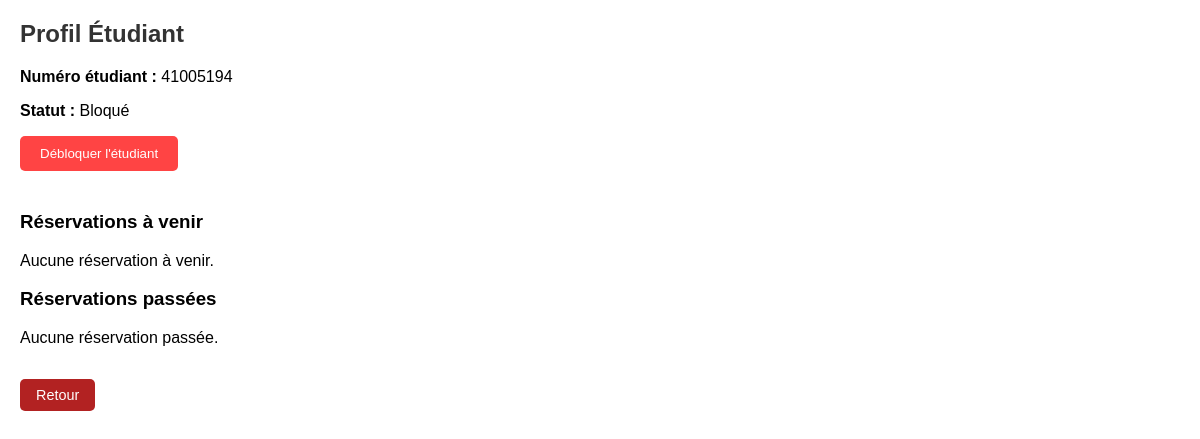
The page /profilEtudiant/41005194/ (signed in) on the database as committed earlier.
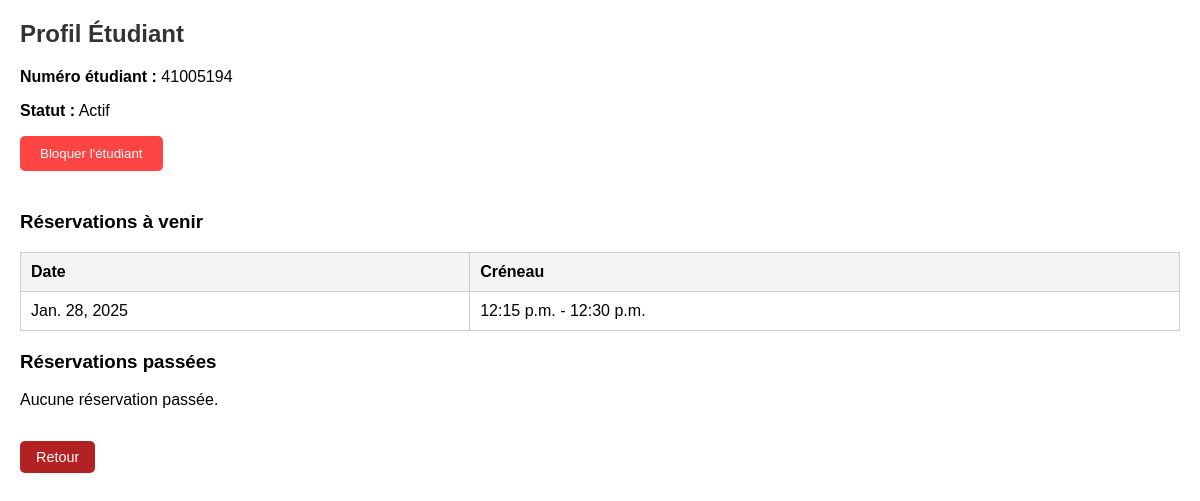
The same page on the database as committed later.
### Reservation/models.py (models this page shows, shortened)
class Reservation(models.Model):
    etudiant = models.ForeignKey('Etudiant', models.DO_NOTHING)
    box_id = models.IntegerField()
    date_field= models.DateField(db_column='date_')
    creneau = models.ForeignKey('Creneau', models.DO_NOTHING)
    admin_field = models.BooleanField(db_column='admin_')
    class Meta:
        managed = False
        db_table = 'Reservation'

class Creneau(models.Model):
    heure_debut = models.TimeField()
    heure_fin = models.TimeField()
    class Meta:
        managed = False
        db_table = 'Creneau'

### Reservation/views.py (the view)
# urls.py: path('profilEtudiant/<str:student_number>/', views.profilEtudiant, name='profilEtudiant'),
def profilEtudiant(request, student_number):
    etudiant = get_object_or_404(Etudiant, num_etudiant=student_number)
    is_admin = request.session.get('is_admin', False)
    current_student = request.session.get('NumEtud', '')
    if not (is_admin or current_student == student_number):
        return render(request, 'erreur.html', {
            'title': 'Accès refusé',
            'error': "Vous n'êtes pas autorisé à consulter ce profil.",
            'action_url': reverse('index'),
        })
    reservations_a_venir = Reservation.objects.filter(
        etudiant=etudiant,
        date_field__gte=timezone.now().date()
    )
    reservations_passees = Reservation.objects.filter(
        etudiant=etudiant,
        date_field__lt=timezone.now().date()
    )
    context = {
        'title': 'Profil Étudiant',
        'student': etudiant,
        'reservations_a_venir': reservations_a_venir,
        'reservations_passees': reservations_passees,
        'is_admin': is_admin,
    }
    return render(request, 'profilEtudiant.html', context)

### Reservation/templates/profilEtudiant.html (shortened to what this page needs)
{% extends 'base.html' %}
{% block content %}
<h2>Profil Étudiant</h2>
<p><strong>Numéro étudiant :</strong> {{ student.num_etudiant }}</p>
<p><strong>Statut :</strong> {% if student.autorise %}Actif{% else %}Bloqué{% endif %}</p>
{% if is_admin %}
    <form action="{% url 'toggleBlockStudent' student.num_etudiant %}" method="post" style="margin-bottom: 20px;">
        <button type="submit" class="block-button">
            {% if student.autorise %}Bloquer l'étudiant{% else %}Débloquer l'étudiant{% endif %}
        </button>
    </form>
{% endif %}
<div class="section">
    <h3>Réservations à venir</h3>
    {% if reservations_a_venir %}
    <table>
        <thead>
            <tr>
                <th>Date</th>
                <th>Créneau</th>
            </tr>
        </thead>
        <tbody>
            {% for reservation in reservations_a_venir %}
            <tr>
                <td>{{ reservation.date_field }}</td>
                <td>{{ reservation.creneau.heure_debut }} - {{ reservation.creneau.heure_fin }}</td>
            </tr>
            {% endfor %}
        </tbody>
    </table>
    {% else %}
    <p>Aucune réservation à venir.</p>
    {% endif %}
</div>
<div class="section">
    <h3>Réservations passées</h3>
    {% if reservations_passees %}
    <table>
        <thead>
            <tr>
                <th>Date</th>
                <th>Créneau</th>
            </tr>
        </thead>
        <tbody>
            {% for reservation in reservations_passees %}
            <tr>
                <td>{{ reservation.date_field }}</td>
                <td>{{ reservation.creneau.heure_debut }} - {{ reservation.creneau.heure_fin }}</td>
            </tr>
            {% endfor %}
        </tbody>
    </table>
    {% else %}
    <p>Aucune réservation passée.</p>
    {% endif %}
</div>
<a href="{% url 'vueCalendrier' %}" class="back-button">Retour</a>
{% endblock %}

Rows that differ between the two databases and show on the page:
added Reservation: date_field "Jan. 28, 2025", creneau.heure_debut "12:15 p.m.", creneau.heure_fin "12:30 p.m."
Other text that changed with them:
text no longer shown: "Bloqué Débloquer l'étudiant Aucune réservation à venir."
text now shown: "Actif Bloquer l'étudiant Date Créneau"
